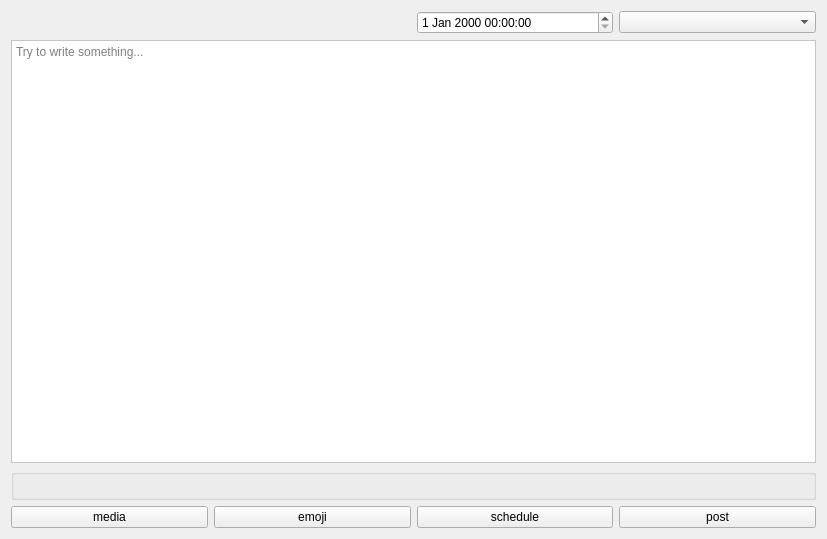
<?xml version="1.0" encoding="UTF-8"?>
<ui version="4.0">
 <class>createPost</class>
 <widget class="QWidget" name="createPost">
  <property name="geometry">
   <rect>
    <x>0</x>
    <y>0</y>
    <width>827</width>
    <height>539</height>
   </rect>
  </property>
  <property name="windowTitle">
   <string>Form</string>
  </property>
  <property name="styleSheet">
   <string notr="true"/>
  </property>
  <layout class="QVBoxLayout" name="verticalLayout_2">
   <item>
    <layout class="QHBoxLayout" name="horizontalLayout">
     <item>
      <widget class="QLabel" name="profilePhoto_label">
       <property name="text">
        <string/>
       </property>
      </widget>
     </item>
     <item>
      <widget class="QLabel" name="name_label">
       <property name="text">
        <string/>
       </property>
      </widget>
     </item>
     <item>
      <widget class="QDateTimeEdit" name="dateTimeEdit"/>
     </item>
     <item>
      <widget class="QComboBox" name="tag_comboBox">
       <item>
        <property name="text">
         <string/>
        </property>
       </item>
       <item>
        <property name="text">
         <string>AI</string>
        </property>
       </item>
       <item>
        <property name="text">
         <string>Fun</string>
        </property>
       </item>
       <item>
        <property name="text">
         <string>Computer</string>
        </property>
       </item>
       <item>
        <property name="text">
         <string>Mobile</string>
        </property>
       </item>
       <item>
        <property name="text">
         <string>Intenet</string>
        </property>
       </item>
       <item>
        <property name="text">
         <string>Engineering</string>
        </property>
       </item>
       <item>
        <property name="text">
         <string>Travel</string>
        </property>
       </item>
       <item>
        <property name="text">
         <string>Diplomacy</string>
        </property>
       </item>
       <item>
        <property name="text">
         <string>Technology</string>
        </property>
       </item>
       <item>
        <property name="text">
         <string>Economics</string>
        </property>
       </item>
       <item>
        <property name="text">
         <string>Civil</string>
        </property>
       </item>
       <item>
        <property name="text">
         <string>Architect</string>
        </property>
       </item>
       <item>
        <property name="text">
         <string>News</string>
        </property>
       </item>
      </widget>
     </item>
    </layout>
   </item>
   <item>
    <widget class="QPlainTextEdit" name="postText_textEdit">
     <property name="styleSheet">
      <string notr="true">background-color: rgb(255, 255, 255);</string>
     </property>
     <property name="placeholderText">
      <string>Try to write something...</string>
     </property>
    </widget>
   </item>
   <item>
    <widget class="QGroupBox" name="media_groupBox">
     <property name="title">
      <string/>
     </property>
    </widget>
   </item>
   <item>
    <layout class="QHBoxLayout" name="horizontalLayout_4">
     <item>
      <widget class="QPushButton" name="media_pushButton">
       <property name="styleSheet">
        <string notr="true"/>
       </property>
       <property name="text">
        <string>media</string>
       </property>
      </widget>
     </item>
     <item>
      <widget class="QPushButton" name="emoji_pushButton">
       <property name="styleSheet">
        <string notr="true"/>
       </property>
       <property name="text">
        <string>emoji</string>
       </property>
      </widget>
     </item>
     <item>
      <widget class="QPushButton" name="schedule_pushButton">
       <property name="styleSheet">
        <string notr="true"/>
       </property>
       <property name="text">
        <string>schedule</string>
       </property>
      </widget>
     </item>
     <item>
      <widget class="QPushButton" name="post_pushButton">
       <property name="minimumSize">
        <size>
         <width>0</width>
         <height>0</height>
        </size>
       </property>
       <property name="styleSheet">
        <string notr="true"/>
       </property>
       <property name="text">
        <string>post</string>
       </property>
      </widget>
     </item>
    </layout>
   </item>
  </layout>
 </widget>
 <resources/>
 <connections/>
</ui>
